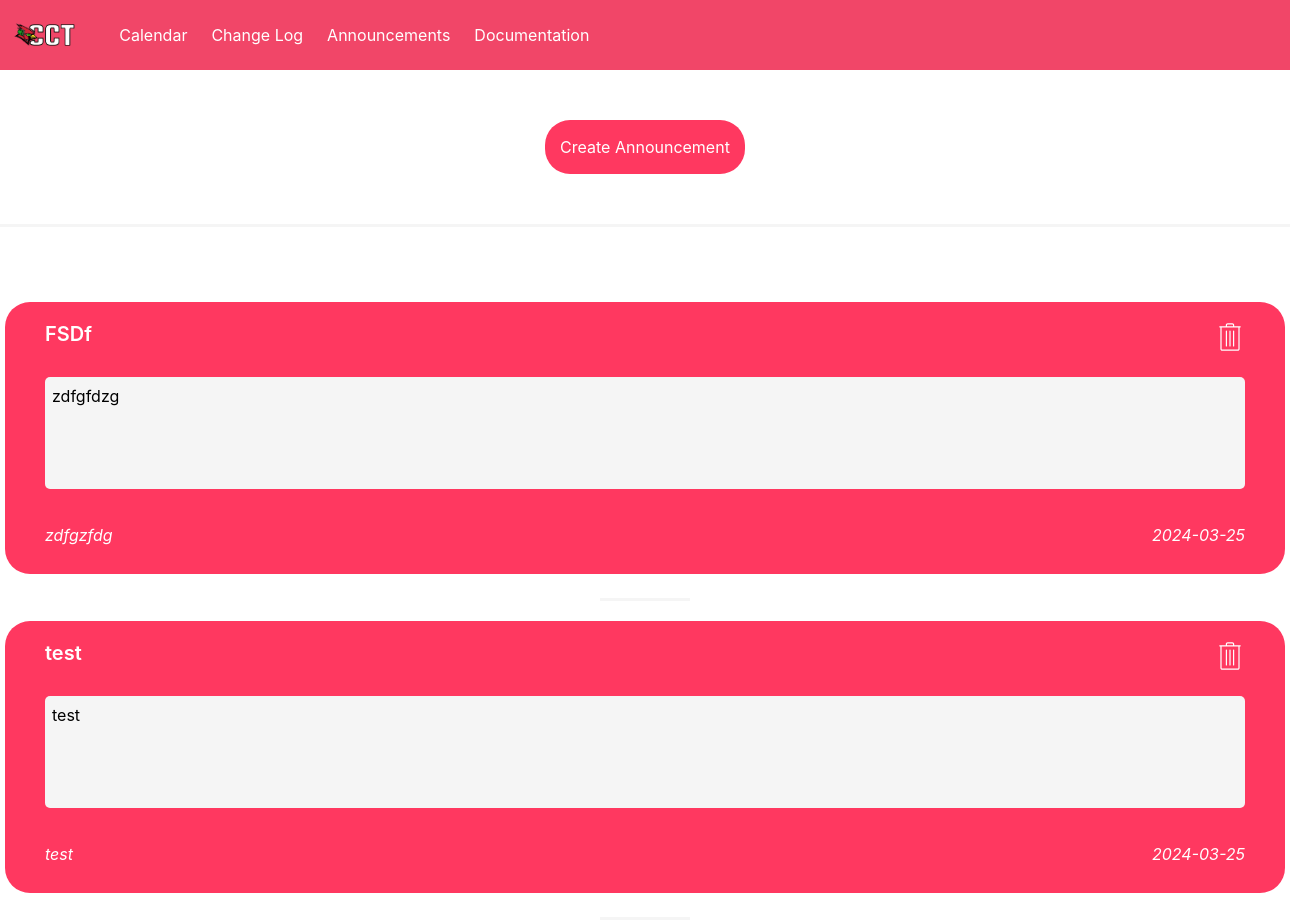
Before: /announcements with the older database file.
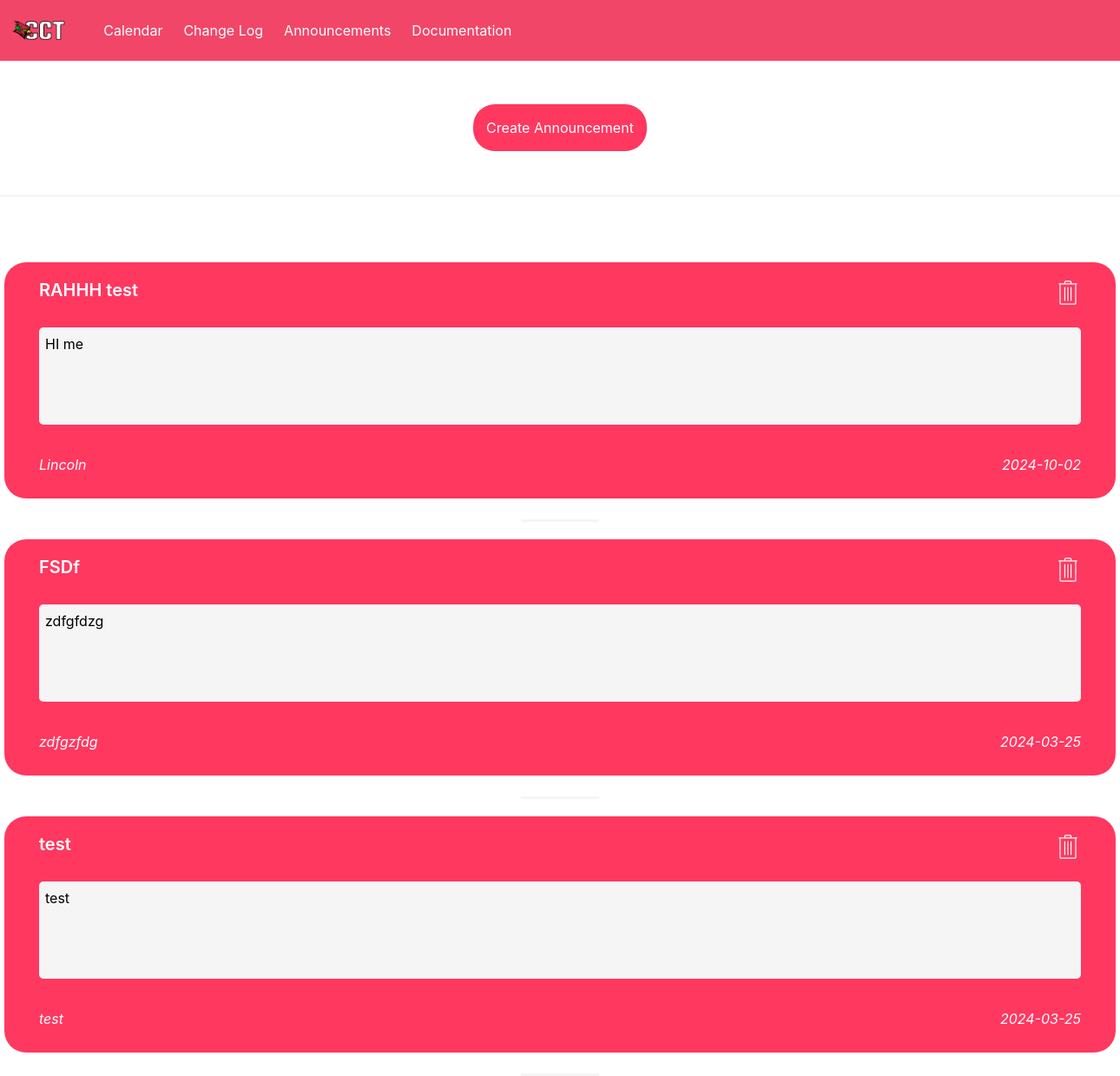
After: the same page with the newer database file.
### tables this page shows
CREATE TABLE announcements (
id integer primary key autoincrement,
name text,
description text,
creator text,
date date
);

### app.py (the view)
@app.route('/announcements')
def announcements():
    conn = getDatabaseConnection()
    announcements = conn.execute('SELECT * FROM announcements').fetchall()
    conn.close()
    return render_template('announcements.html', annoucements=announcements[::-1])

### app.py (called while the page is built)
def getDatabaseConnection():
    connection = sqlite3.connect('cct_database.db')
    connection.row_factory = sqlite3.Row
    return connection

### templates/announcements.html
{% extends 'base.html' %}
{% block content %}
        <div class="announcement-button-div">
            <a href="{{ url_for('new_announcement') }}">
                <button class="announcement-button">Create Announcement</button>
            </a>
        </div>
        {% for a in annoucements %}
            <div class="announcement-component">
                <div class="announcement-title-delete-grid">
                    <h1 class="announcement-name is-size-5 has-text-weight-semibold">{{ a['name'] }}</h1>
                    <a class="delete-button" onclick="deleteWarning('{{ a['id'] }}')">
                        <img src="{{ url_for('static', filename='bin.svg') }}">
                    </a>
                </div>
                <div class="desc-component">
                    <p class=is-family-monospace></p>{{ a['description'] }}</p>
                </div>
                <br />
                <div class="announcement-footer-grid">
                    <div class="is-italic">{{ a['creator'] }}</div>
                    <div class="announcement-date is-italic">{{ a['date'] }}</div>
                </div>
            </div>
            <br />
            <div class="border-announcement"></div>
        {% endfor %}
{% endblock %}

Changed rows visible on the page:
added announcements: name "RAHHH test", description "HI me", creator "Lincoln", date "2024-10-02"
